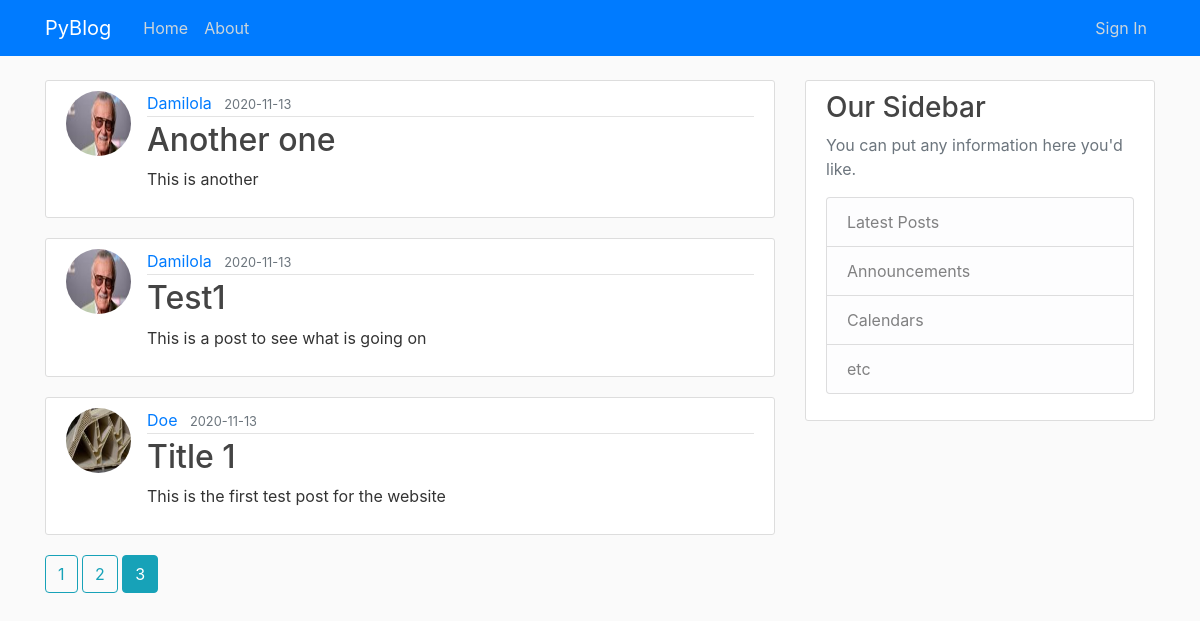
Screenshot of /home?page=3 with the database file from the repository.
### src/models.py (models this page shows, shortened)
class Post(db.Model):
    id = db.Column(db.Integer, primary_key=True)
    title = db.Column(db.String(100), nullable=False)
    date_posted = db.Column(db.DateTime, nullable=False, default=datetime.utcnow)
    content = db.Column(db.Text, nullable=False)
    user_id = db.Column(db.Integer, db.ForeignKey('user.id'), nullable=False)

class User(db.Model, UserMixin):
    id = db.Column(db.Integer, primary_key=True)
    username = db.Column(db.String(20), unique=True, nullable=False)
    email = db.Column(db.String(120), unique=True, nullable=False)
    image_file = db.Column(db.String(20), nullable=False, default='default.jpg')
    password = db.Column(db.String(60), nullable=False)
    posts = db.relationship('Post', backref='author', lazy=True)

### src/main/routes.py (the view)
@main.route("/")
@main.route("/home")
def home():
    page = request.args.get('page', 1, type=int)
    posts = Post.query.order_by(Post.date_posted.desc()).paginate(page=page, per_page=5)
    return render_template('index.html', posts=posts)

### src/templates/index.html (shortened to what this page needs)
{% extends "layout.html" %} {% block content %} {% for post in posts.items %}
<article class="media content-section">
  <img
    class="rounded-circle article-img"
    src="{{ url_for('static', filename='img/' + post.author.image_file) }}"
  />
  <div class="media-body">
    <div class="article-metadata">
      <a
        class="mr-2"
        href="{{ url_for('users.user_posts', username=post.author.username) }}"
        >{{ post.author.username }}</a
      >
      <small class="text-muted"
        >{{ post.date_posted.strftime('%Y-%m-%d') }}</small
      >
    </div>
    <h2>
      <a
        class="article-title"
        href="{{ url_for('posts.post', post_id=post.id) }}"
        >{{ post.title }}</a
      >
    </h2>
    <p class="article-content--sum">
      {{ post.content[0:250].rstrip(" ") }}
    </p>
  </div>
</article>
{% endfor %} {% for page_num in posts.iter_pages(left_edge=1, right_edge=1,
left_current=1, right_current=2) %} {% if page_num %} {% if posts.page ==
page_num %}
<a class="btn btn-info mb-4" href="{{ url_for('main.home', page=page_num) }}"
  >{{ page_num }}</a
>
{% else %}
<a class="btn btn-outline-info mb-4" href="{{ url_for('main.home', page=page_num) }}"
  >{{ page_num }}</a
>
{% endif %} {% else %} ... {% endif %} {% endfor %} {% endblock content %}

### src/static/css/main.css (style rules this page uses)
body { background: #fafafa; color: #333333; margin-top: 5rem; }
h1, h2, h3, h4, h5, h6 { color: #444444; }
.content-section { background: #ffffff; padding: 10px 20px; border: 1px solid #dddddd; border-radius: 3px; margin-bottom: 20px; }
.article-title { color: #444444; }
.article-content--sum { white-space: normal; }
.article-img { height: 65px; width: 65px; margin-right: 16px; }
.article-metadata { padding-bottom: 1px; margin-bottom: 4px; border-bottom: 1px solid #e3e3e3 }

### rows the page displays
Post: image_file (picture), author.username "Damilola", date_posted "2020-11-13", title "Another one", content "This is another"
Post: image_file (picture), author.username "Damilola", date_posted "2020-11-13", title "Test1", content "This is a post to see what is going on"
Post: image_file (picture), author.username "Doe", date_posted "2020-11-13", title "Title 1", content "This is the first test post for the website"

### other values shown
{{ page_num }} "1" "2"
{{ page_num }} "3"
